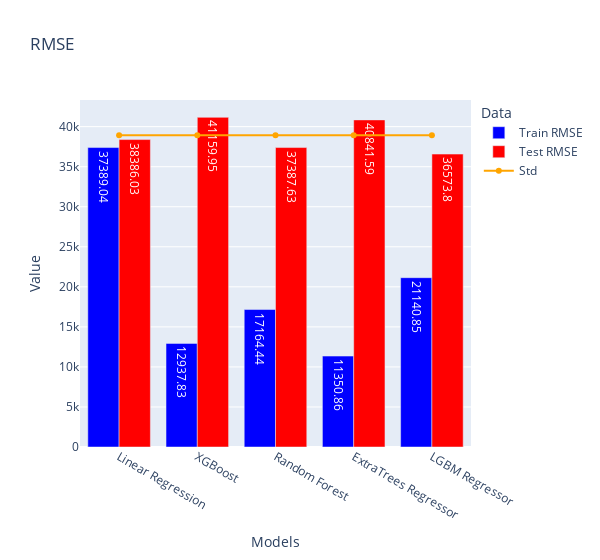

Source (notebook cell):
### Code cell
fig = go.Figure()

# Bar chart for RMSE
fig.add_trace(go.Bar(
    x=models,
    y=train_rmse,
    name='Train RMSE',
    marker_color='blue',
    text=train_rmse,  # Add this line to specify the text for each bar
    # 'auto' places the text inside the bars; you can also use 'outside' or 'inside'
    textposition='auto'
))

fig.add_trace(go.Bar(
    x=models,
    y=test_rmse,
    name='Test RMSE',
    marker_color='red',
    text=test_rmse,  # Add this line to specify the text for each bar
    # 'auto' places the text inside the bars; you can also use 'outside' or 'inside'
    textposition='auto'
))
# Update the layout
fig.update_layout(
    barmode='group',
    title='RMSE',
    xaxis_title='Models',
    yaxis_title='Value',
    legend_title='Data',
    width=600,
    # plot_bgcolor='rgba(0,0,0,0)',  # Set plot background color to transparent
    # paper_bgcolor='rgba(0,0,0,0)'
)

# # Line chart for std
# fig.add_trace(go.Scatter(
#     x=models,
#     y=[stdev for model in models],
#     mode='lines+markers',
#     name='Std',
#     line=dict(color='green', width=2)
# ))

# Line chart for std
fig.add_trace(go.Scatter(
    x=models,
    y=[standard_deviation for i in range(len(models))],
    mode='lines+markers',
    name='Std',
    line=dict(color='orange', width=2)
))

# # Line chart for std
# fig.add_trace(go.Scatter(
#     x=models,
#     y=[standard_error for i in range(len(models))],
#     mode='lines+markers',
#     name='SE',
#     line=dict(color='green', width=2)
# ))

# Show the plot
fig.show()

### Figure 1 — Plotly figure (JSON) as saved in the notebook; plotly's stock layout.template omitted (floating-point values rounded to 4 significant figures)
{"data": [{"marker": {"color": "blue"}, "name": "Train RMSE", "text": ["37389.04", "12937.83", "17164.44", "11350.86", "21140.85"], "textposition": "auto", "type": "bar", "x": ["Linear Regression", "XGBoost", "Random Forest", "ExtraTrees Regressor", "LGBM Regressor"], "y": [37390.0, 12940.0, 17160.0, 11350.0, 21140.0]}, {"marker": {"color": "red"}, "name": "Test RMSE", "text": ["38386.03", "41159.95", "37387.63", "40841.59", "36573.8"], "textposition": "auto", "type": "bar", "x": ["Linear Regression", "XGBoost", "Random Forest", "ExtraTrees Regressor", "LGBM Regressor"], "y": [38390.0, 41160.0, 37390.0, 40840.0, 36570.0]}, {"line": {"color": "orange", "width": 2}, "mode": "lines+markers", "name": "Std", "type": "scatter", "x": ["Linear Regression", "XGBoost", "Random Forest", "ExtraTrees Regressor", "LGBM Regressor"], "y": [38930.0, 38930.0, 38930.0, 38930.0, 38930.0]}], "layout": {"barmode": "group", "legend": {"title": {"text": "Data"}}, "title": {"text": "RMSE"}, "width": 600, "xaxis": {"title": {"text": "Models"}}, "yaxis": {"title": {"text": "Value"}}}}
